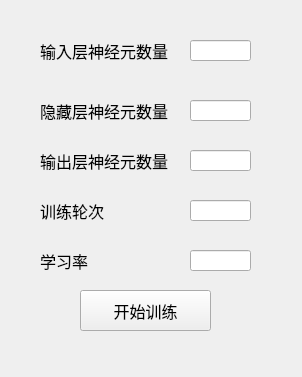
<?xml version="1.0" encoding="UTF-8"?>
<ui version="4.0">
 <class>Form</class>
 <widget class="QWidget" name="Form">
  <property name="geometry">
   <rect>
    <x>0</x>
    <y>0</y>
    <width>302</width>
    <height>377</height>
   </rect>
  </property>
  <property name="font">
   <font>
    <family>宋体</family>
    <pointsize>12</pointsize>
   </font>
  </property>
  <property name="windowTitle">
   <string>训练设置</string>
  </property>
  <widget class="QLabel" name="label">
   <property name="geometry">
    <rect>
     <x>40</x>
     <y>30</y>
     <width>141</width>
     <height>41</height>
    </rect>
   </property>
   <property name="text">
    <string>输入层神经元数量</string>
   </property>
  </widget>
  <widget class="QLabel" name="label_2">
   <property name="geometry">
    <rect>
     <x>40</x>
     <y>90</y>
     <width>141</width>
     <height>41</height>
    </rect>
   </property>
   <property name="text">
    <string>隐藏层神经元数量</string>
   </property>
  </widget>
  <widget class="QLabel" name="label_3">
   <property name="geometry">
    <rect>
     <x>40</x>
     <y>140</y>
     <width>141</width>
     <height>41</height>
    </rect>
   </property>
   <property name="text">
    <string>输出层神经元数量</string>
   </property>
  </widget>
  <widget class="QLabel" name="label_4">
   <property name="geometry">
    <rect>
     <x>40</x>
     <y>190</y>
     <width>141</width>
     <height>41</height>
    </rect>
   </property>
   <property name="text">
    <string>训练轮次</string>
   </property>
  </widget>
  <widget class="QLabel" name="label_5">
   <property name="geometry">
    <rect>
     <x>40</x>
     <y>240</y>
     <width>141</width>
     <height>41</height>
    </rect>
   </property>
   <property name="text">
    <string>学习率</string>
   </property>
  </widget>
  <widget class="QLineEdit" name="lineEdit">
   <property name="geometry">
    <rect>
     <x>190</x>
     <y>40</y>
     <width>61</width>
     <height>21</height>
    </rect>
   </property>
  </widget>
  <widget class="QLineEdit" name="lineEdit_2">
   <property name="geometry">
    <rect>
     <x>190</x>
     <y>100</y>
     <width>61</width>
     <height>21</height>
    </rect>
   </property>
  </widget>
  <widget class="QLineEdit" name="lineEdit_3">
   <property name="geometry">
    <rect>
     <x>190</x>
     <y>150</y>
     <width>61</width>
     <height>21</height>
    </rect>
   </property>
  </widget>
  <widget class="QLineEdit" name="lineEdit_4">
   <property name="geometry">
    <rect>
     <x>190</x>
     <y>200</y>
     <width>61</width>
     <height>21</height>
    </rect>
   </property>
  </widget>
  <widget class="QLineEdit" name="lineEdit_5">
   <property name="geometry">
    <rect>
     <x>190</x>
     <y>250</y>
     <width>61</width>
     <height>21</height>
    </rect>
   </property>
  </widget>
  <widget class="QPushButton" name="pushButton">
   <property name="geometry">
    <rect>
     <x>80</x>
     <y>290</y>
     <width>131</width>
     <height>41</height>
    </rect>
   </property>
   <property name="styleSheet">
    <string notr="true">{border:1px,}</string>
   </property>
   <property name="text">
    <string>开始训练</string>
   </property>
  </widget>
 </widget>
 <resources/>
 <connections/>
</ui>
